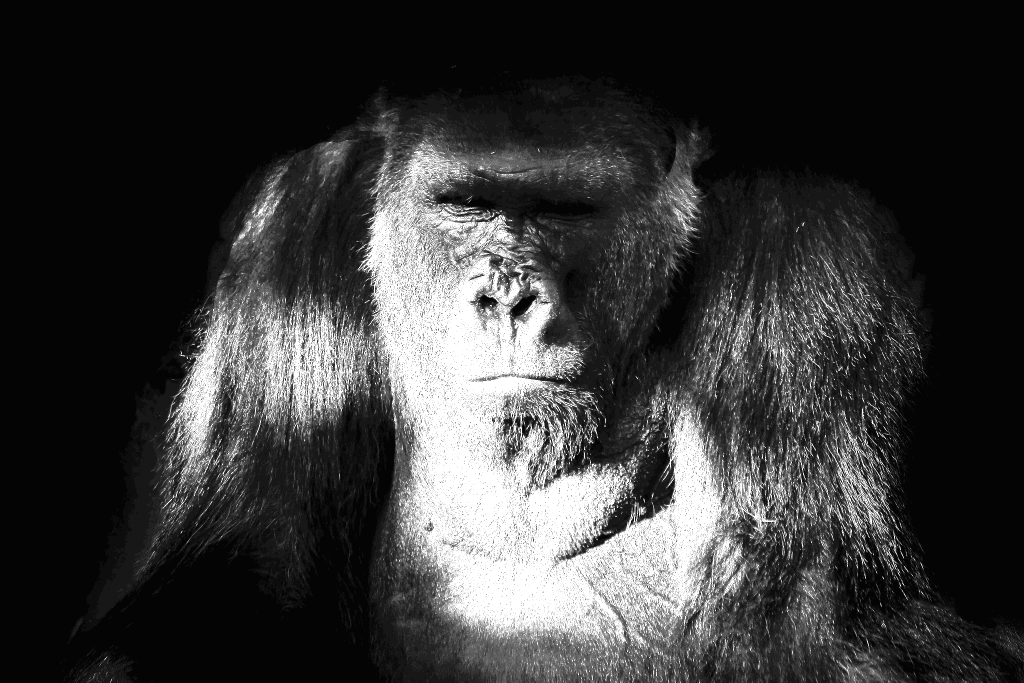
#> input picture image/gorilla_big.png, 2048 x 1365 px (shown at 1/2 size)
$ python main.py
#> lines starting #> are read from the running program, lines starting #| are printed output that depends on the picture
from PIL import Image, ImageDraw, ImageFont
import platform
import subprocess

# Define the symbols to represent the grayscale values
symbols = [' ', '.', ':', '-', '=', '+', '*', '#', '%', '@']

# Load the image, you can paste any image you want
image = Image.open("image/gorilla_big.png")
#> image is the input picture: PIL image 2048x1365 L; min 0, max 255, mean 55.7

# Convert the image to grayscale
gray_image = image.convert("L")

# Resize the image to 500x500
resized_image = gray_image.resize((500, 500))
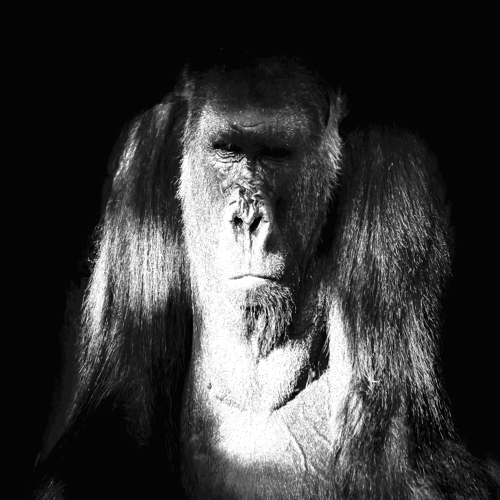
#> resized_image: PIL image 500x500 L; min 0, max 255, mean 55.6

# Convert the image to a symbol 2D array
symbol_array = []
for y in range(500):
    row = []
    for x in range(500):
        pixel = resized_image.getpixel((x, y))
        symbol_index = int(pixel / 25.6) # Map the grayscale value to a symbol index
        symbol = symbols[symbol_index]
        row.append(symbol)
    symbol_array.append(row)
#> after the loop, symbol_array = 500 items

# Create an image to draw the symbols on
output_image = Image.new('RGB', (5000, 5000), color=(0, 0, 0))
#> output_image: PIL image 5000x5000 RGB; every value is 0
draw = ImageDraw.Draw(output_image)

# Set the font to use
font = ImageFont.truetype('arial.ttf', 12)

# Draw the symbols on the image with a margin of 2 pixels
for y in range(500):
    for x in range(500):
        symbol = symbol_array[y][x]
        draw.text((x*10, y*10), symbol, (255, 255, 255), font=font)

# Save the output image as a PNG file
output_image.save("output.png")
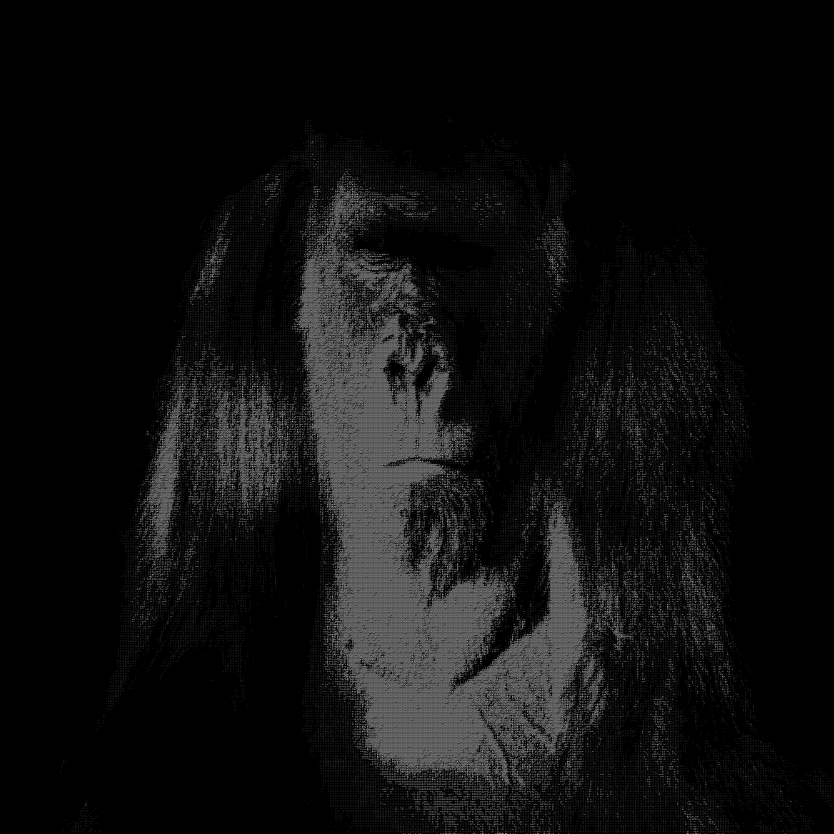
#> saved as output.png: PIL image 5000x5000 RGB (shown at 1/6 size); min 0, max 255, mean 15.1

# Open the output image in the default image viewer
if platform.system() == 'Darwin': # macOS
    subprocess.call(['open', '-a', 'Preview', '-F', 'output.png'])
elif platform.system() == 'Windows': # Windows
    subprocess.call(['start', 'output.png'], shell=True)
else: # Linux
    subprocess.call(['xdg-open', 'output.png'])
#> (this line was passed over: subprocess is not available in this run)
